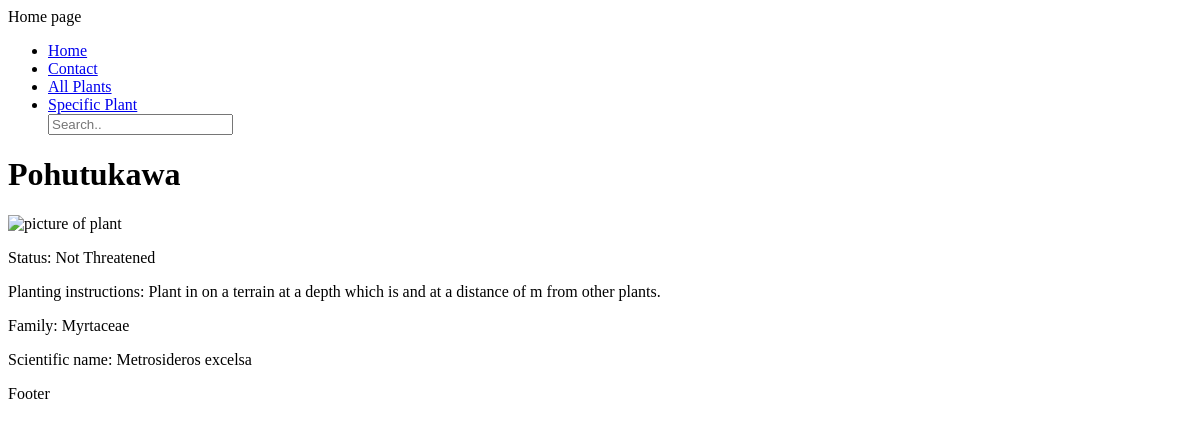
The app's page /plant/3, older data.
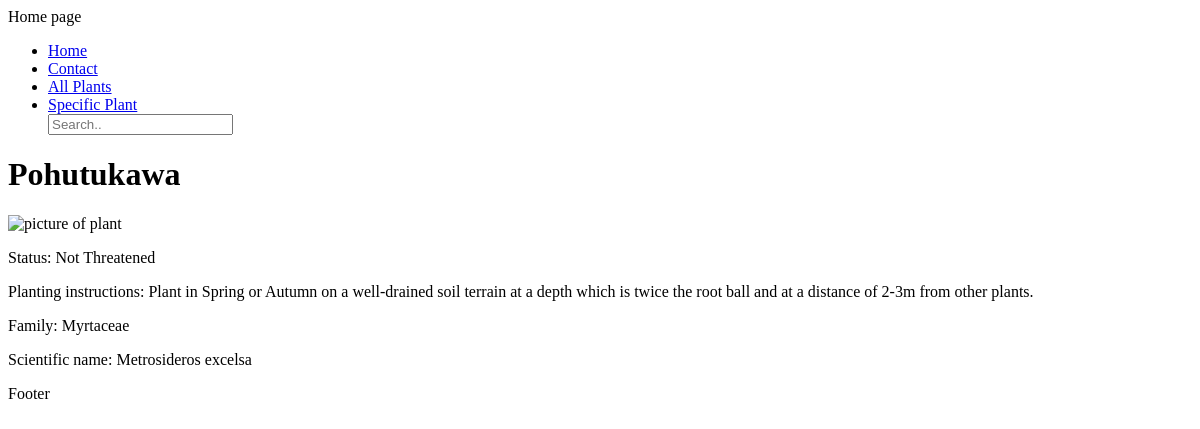
The same page, newer data.
### tables this page shows
CREATE TABLE Plant (id INTEGER PRIMARY KEY AUTOINCREMENT, name TEXT NOT NULL, status INTEGER, family TEXT, scientific_name TEXT);

CREATE TABLE Planting_instruction (id INTEGER PRIMARY KEY AUTOINCREMENT NOT NULL, season TEXT, terrain TEXT, depth INTEGER, distance INTEGER);

### routes.py (the view)
@app.route('/plant/<int:id>')
def plant(id):
    connect = sqlite3.connect('plant.db')
    cursor = connect.cursor()
    cursor.execute("SELECT * FROM Plant WHERE id=?", (id,))
    plant = cursor.fetchone()
    cursor.execute("SELECT * FROM Planting_instruction WHERE id=?;", (id,))
    instruction = cursor.fetchone()
    connect.close()
    if '<int:id' == 'NULL':
        return render_template('404.html')
    else:
        return render_template('plant.html', plant=plant,
                               planting_instruction=instruction)

### templates/plant.html
{%extends "layout.html"%}
{%block content%}
    <h1>{{plant[1]}}</h1>
    <img src="/static/images/{{plant[5]}}.jpg" alt="picture of plant">
    <p>Status: {{plant[2]}}</p>
    <p>Planting instructions: Plant in
        {{planting_instruction[1]}} on a
        {{planting_instruction[2]}} terrain at a depth which is
        {{planting_instruction[3]}} and at a distance of
        {{planting_instruction[4]}}m from other plants.</p>
    <p>Family: {{plant[3]}}</p>
    <p>Scientific name: {{plant[4]}}</p>
{%endblock%}

### templates/layout.html (shortened to what this page needs)
<!doctype html>
    <head>
        <link rel="stylesheet" href="/static/style.css">
    </head>
    <body>
        <header>Home page</header>
        <nav>
            <ul>
                <li><a href="http://127.0.0.1:5000/">Home</a></li>
                <li><a href="http://127.0.0.1:5000/contact">Contact</a></li>
                <li><a href="http://127.0.0.1:5000/all_plant">All Plants</a></li>
                <li><a href="http://127.0.0.1:5000/plant/1">Specific Plant</a></li>
                <input type="text" placeholder="Search..">
            </ul>
        </nav>
        <main>
            {%block content%} {%endblock%}
        </main>
        <footer>
            Footer
        </footer>
    </body>

### static/style.css (style rules this page uses)
body { font-family: "Times New Roman"; color: rgb(0, 0, 0); }

Row changes from the older to the newer data that the page shows:
added Planting_instruction: season "Spring or Autumn", terrain "well-drained soil", depth "twice the root ball", distance "2-3"
